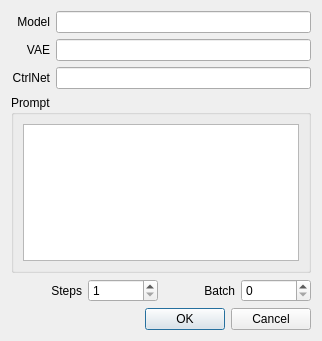
<?xml version="1.0" encoding="UTF-8"?>
<ui version="4.0">
 <class>SDCfgDialog</class>
 <widget class="QDialog" name="SDCfgDialog">
  <property name="geometry">
   <rect>
    <x>0</x>
    <y>0</y>
    <width>322</width>
    <height>341</height>
   </rect>
  </property>
  <property name="windowTitle">
   <string>SDCfgDialog</string>
  </property>
  <layout class="QVBoxLayout" name="verticalLayout">
   <item>
    <layout class="QGridLayout" name="gridLayout">
     <item row="0" column="0">
      <widget class="QLabel" name="label">
       <property name="text">
        <string>Model</string>
       </property>
       <property name="alignment">
        <set>Qt::AlignRight|Qt::AlignTrailing|Qt::AlignVCenter</set>
       </property>
      </widget>
     </item>
     <item row="0" column="1">
      <widget class="QLineEdit" name="lineEdit"/>
     </item>
     <item row="1" column="0">
      <widget class="QLabel" name="label_2">
       <property name="text">
        <string>VAE</string>
       </property>
       <property name="alignment">
        <set>Qt::AlignRight|Qt::AlignTrailing|Qt::AlignVCenter</set>
       </property>
      </widget>
     </item>
     <item row="1" column="1">
      <widget class="QLineEdit" name="lineEdit_2"/>
     </item>
     <item row="2" column="0">
      <widget class="QLabel" name="label_3">
       <property name="text">
        <string>CtrlNet</string>
       </property>
       <property name="alignment">
        <set>Qt::AlignRight|Qt::AlignTrailing|Qt::AlignVCenter</set>
       </property>
      </widget>
     </item>
     <item row="2" column="1">
      <widget class="QLineEdit" name="lineEdit_3"/>
     </item>
    </layout>
   </item>
   <item>
    <widget class="QGroupBox" name="groupBox">
     <property name="title">
      <string>Prompt</string>
     </property>
     <layout class="QGridLayout" name="gridLayout_2">
      <item row="0" column="0">
       <widget class="QPlainTextEdit" name="plainTextEdit"/>
      </item>
     </layout>
    </widget>
   </item>
   <item>
    <layout class="QHBoxLayout" name="horizontalLayout">
     <item>
      <widget class="QLabel" name="label_4">
       <property name="maximumSize">
        <size>
         <width>16777215</width>
         <height>28</height>
        </size>
       </property>
       <property name="text">
        <string>Steps</string>
       </property>
       <property name="alignment">
        <set>Qt::AlignRight|Qt::AlignTrailing|Qt::AlignVCenter</set>
       </property>
      </widget>
     </item>
     <item>
      <widget class="QSpinBox" name="spinBox">
       <property name="maximumSize">
        <size>
         <width>16777215</width>
         <height>28</height>
        </size>
       </property>
       <property name="minimum">
        <number>1</number>
       </property>
       <property name="maximum">
        <number>128</number>
       </property>
      </widget>
     </item>
     <item>
      <widget class="QLabel" name="label_5">
       <property name="maximumSize">
        <size>
         <width>16777215</width>
         <height>28</height>
        </size>
       </property>
       <property name="text">
        <string>Batch</string>
       </property>
       <property name="alignment">
        <set>Qt::AlignRight|Qt::AlignTrailing|Qt::AlignVCenter</set>
       </property>
      </widget>
     </item>
     <item>
      <widget class="QSpinBox" name="spinBox_2">
       <property name="maximumSize">
        <size>
         <width>16777215</width>
         <height>28</height>
        </size>
       </property>
      </widget>
     </item>
    </layout>
   </item>
   <item>
    <widget class="QDialogButtonBox" name="buttonBox">
     <property name="standardButtons">
      <set>QDialogButtonBox::Cancel|QDialogButtonBox::Ok</set>
     </property>
    </widget>
   </item>
  </layout>
 </widget>
 <resources/>
 <connections/>
</ui>
